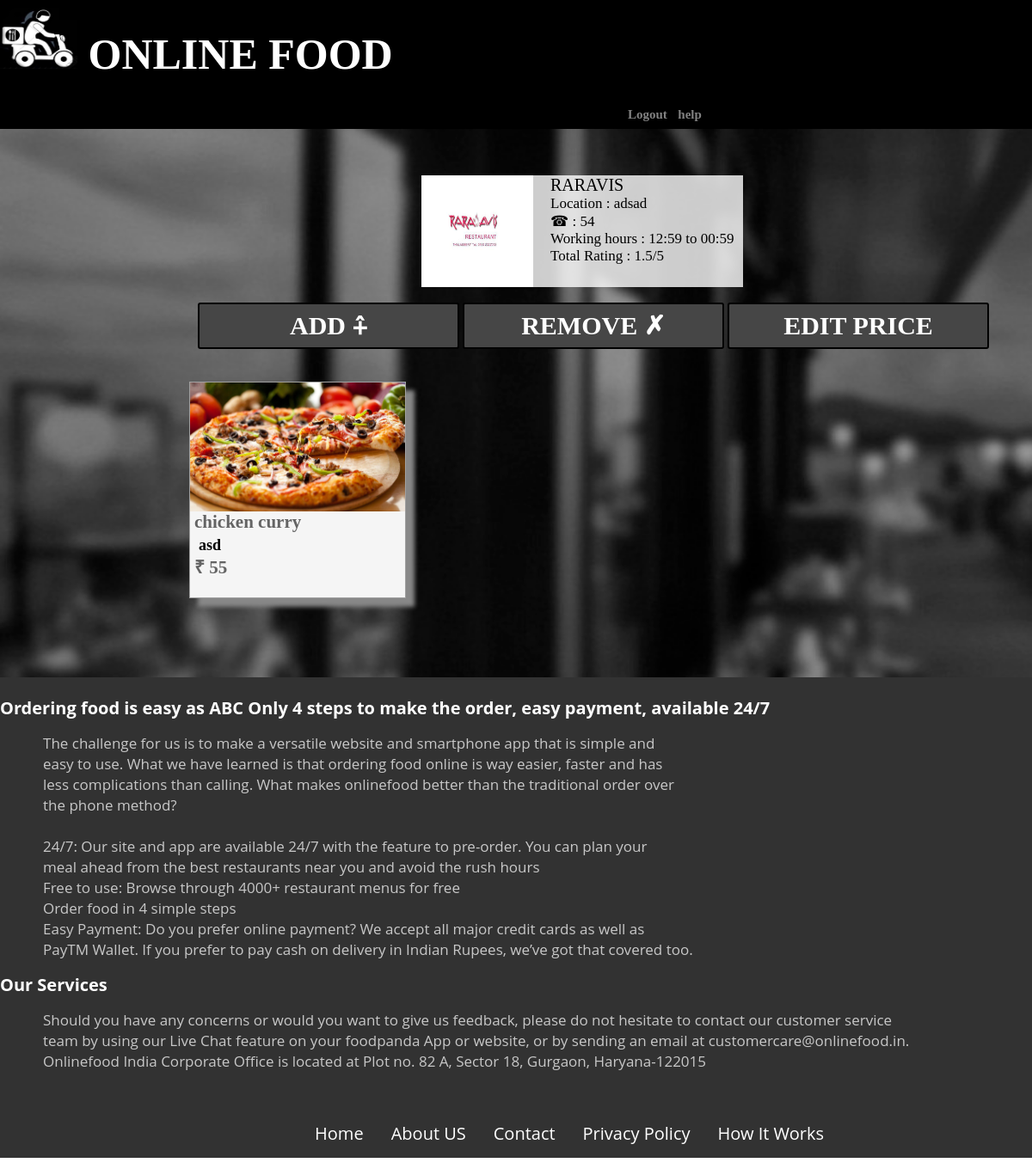
/manager_menu/TLY/RARAVIS, run on an earlier commit of the app's database.
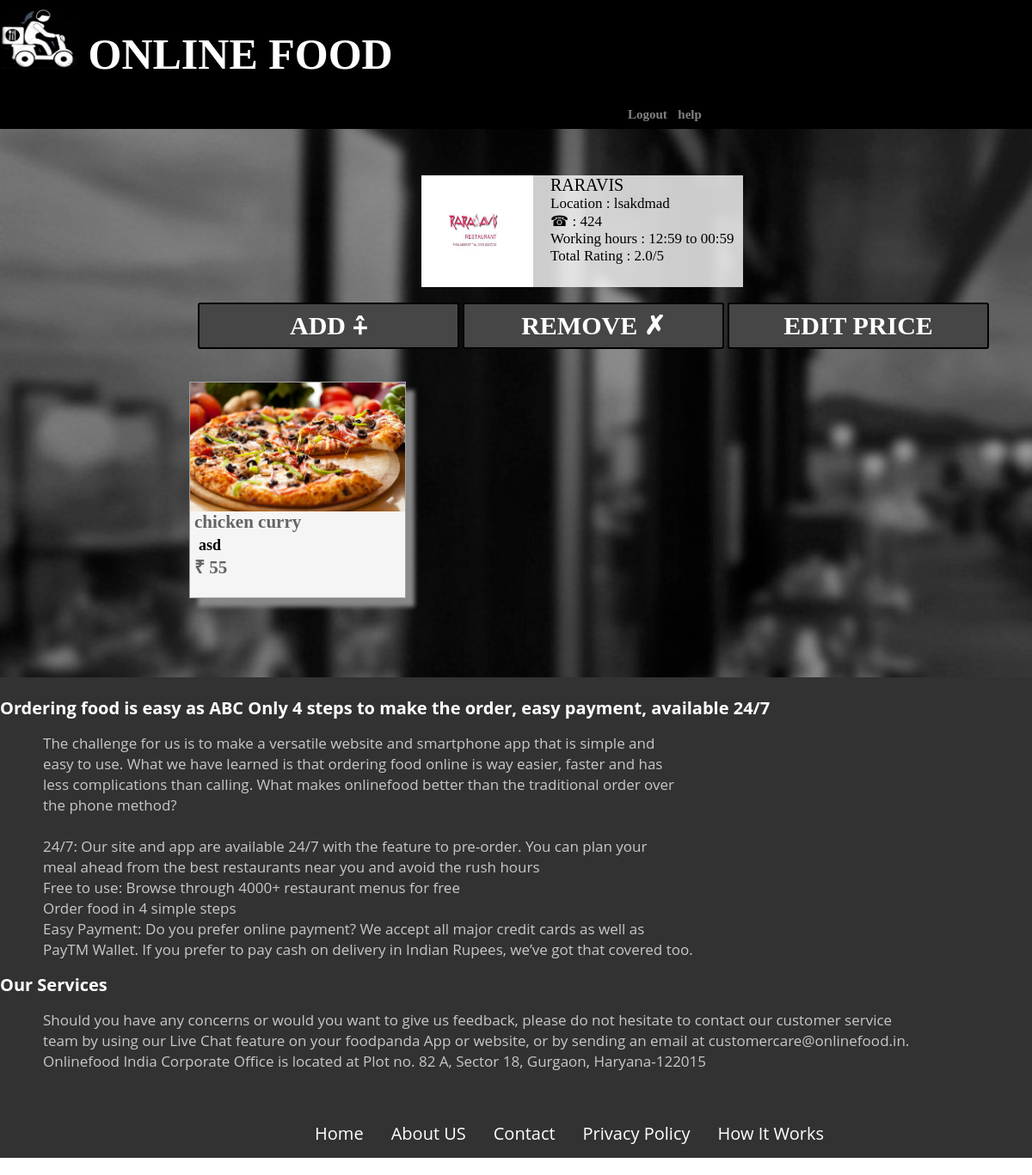
And on a later commit of the database.
### tables this page shows
CREATE TABLE managers(username text NOT NULL ,password text, filename TEXT, place TEXT ,location TEXT, phone INTEGER ,start TEXT, stop TEXT );

### proj.py (the view)
@app.route('/manager_menu/<place>/<username>')
def manager_menu(place,username):
	if(place=='TLY'):
		conn=sqlite3.connect('TLY.db')
	elif(place=='KANNUR'):
		conn=sqlite3.connect('KANNUR.db')
	else:
		conn=sqlite3.connect('CALICUT.db')
	cur=conn.cursor()
	cur.execute("SELECT * FROM {}".format(username))	#username is table name
	var=cur.fetchall()
	conn.close()
	conn=sqlite3.connect('members.db')
	cur=conn.cursor()
	cur.execute("SELECT * FROM managers WHERE username=? AND place=?",(username,place,))
	var1=cur.fetchone()
	cur.execute("SELECT stars FROM rating WHERE place=? AND rest=?",(place,username,))
	total_stars=cur.fetchall()
	cur.execute("SELECT count(*) FROM rating WHERE place=? AND rest=?",(place,username,))
	count=cur.fetchone()
	conn.close()
	sum=0
	for x in total_stars:
		sum=sum+x[0]
	if(count[0]==0):
		sum=0
	else:
		sum=sum/count[0]
	return render_template('manager_menu.html',var=var,var1=var1,place=place,username=username,sum=sum)

### templates/manager_menu.html (shortened to what this page needs)
<html>
<head>
<link type="text/css" href="{{url_for('static',filename='webpages.css')}}" rel="stylesheet"/>
</head>
<body>
<h1>
<img src="{{url_for('static',filename='food.jpg')}}"  width="90" height="80">
<span class="h1span">
ONLINE FOOD
</span>
<span>
<a href="/manager_logout" class="login">Logout</></a>
<a href="#help" class="help">help</></a>
</span>
</h1>
<div class="content2">
<br>
<br>
<br>
<div class="sort">
<img class="image_rest" src="{{url_for('static',filename='restaurants/'+ var1[2])}}" width="130" height="130" alt="">
<div class="rest">
	<span class="head">{{var1[0]}}</span><br>
	Location : {{var1[4]}}<br>
	&phone; :<span style="font-family:'Times New Roman'"> {{var1[5]}}</span><br>
	Working hours : {{var1[6]}} to {{var1[7]}}<br>
	Total Rating : {{sum}}/5
</div>
</div>
<br>
<br>
<div class="add">
<a class="adda" href="http://localhost:5000/manager_edit/{{place}}/{{username}}/add">
ADD &plusacir;
</a>
</div>
<div class="remove">
<a class="removea" href="http://localhost:5000/manager_edit/{{place}}/{{username}}/delete">
REMOVE &cross;
</a>
</div>
<div class="editprice">
<a class="editpricea" href="http://localhost:5000/manager_edit/{{place}}/{{username}}/editprice">
EDIT PRICE
</a>
</div>
<br>
<br>
<div class="content3">
	{% for x in var %}
	<div class="food">
	<div class="name">
		<img src="{{url_for('static',filename='dish/'+x[4])}}" height="150" width="250">
	</div>
	<div class="price">
		{{x[0]}}
	<br>
	 	</div>
	<div class="desc">
	{{x[1]}}
	<br>
	</div>
	<div class="price">
		&#8377;
	{{x[2]}}
	</div>
	</div>
{% endfor %}
</div>
<br>
<br>
<br>
<br>
</div>
<div class="last" >
<br>
<b>Ordering food is easy as ABC Only 4 steps to make the order, easy payment, available 24/7
</b>
<pre class="definition">
The challenge for us is to make a versatile website and smartphone app that is simple and
easy to use. What we have learned is that ordering food online is way easier, faster and has
less complications than calling. What makes onlinefood better than the traditional order over
the phone method?
24/7: Our site and app are available 24/7 with the feature to pre-order. You can plan your
meal ahead from the best restaurants near you and avoid the rush hours
Free to use: Browse through 4000+ restaurant menus for free
Order food in 4 simple steps
Easy Payment: Do you prefer online payment? We accept all major credit cards as well as
PayTM Wallet. If you prefer to pay cash on delivery in Indian Rupees, we’ve got that covered too.
</pre>
<b>Our Services</b>
<pre class="definition">
Should you have any concerns or would you want to give us feedback, please do not hesitate to contact our customer service
team by using our Live Chat feature on your foodpanda App or website, or by sending an email at customercare@onlinefood.in.
Onlinefood India Corporate Office is located at Plot no. 82 A, Sector 18, Gurgaon, Haryana-122015
</pre>
<footer class="last">
<ul class="homeul">
  <li class="homeli"><a href="#home" class="homea">Home</a></li>
  <li class="homeli"><a href="#about Us" class="homea">About US</a></li>
  <li class="homeli"><a href="#contact" class="homea">Contact</a></li>
  <li class="homeli"><a href="#privacypolicy" class="homea">Privacy Policy</a></li>
  <li class="homeli"><a href="#howitwokrs" class="homea">How It Works</a></li>
</ul>
</footer>
</div>
</body>
</html>

### static/webpages.css (style rules this page uses)
.last { background-color:rgb(50,50,50); color:white; font-family: "Open Sans"; font-size:20px; line-height:1.2em; }
.definition { margin-left:50px; font-family: "Open Sans"; font-size:17px; color:rgb(200,200,200); }
.homeul { list-style-type: none; margin-left:350px; padding: 0; overflow: hidden; }
.homeli { float: left; }
.homea { display: block; color: white; text-align: center; padding: 16px; text-decoration: none; }
body { margin:0; }
h1 { font-family:"Cinzel Decorative Bold"; background-color:black; color:white; font-size:50px; margin:0; }
.h1span { position: relative; bottom: 0px; }
.login { margin-left:730px; font-family:'Times New Roman'; font-size:15px; color:rgb(130,130,130); text-decoration: none; }
.help { font-family:'Times New Roman'; font-size:15px; color:rgb(130,130,130); text-decoration: none; }

What changed in the data, as far as the page shows it:
changed managers "RARAVIS": location "adsad" → "lsakdmad"; phone "54" → "424"
Also different on the page:
{{ sum }}: "1.5" → "2.0"
